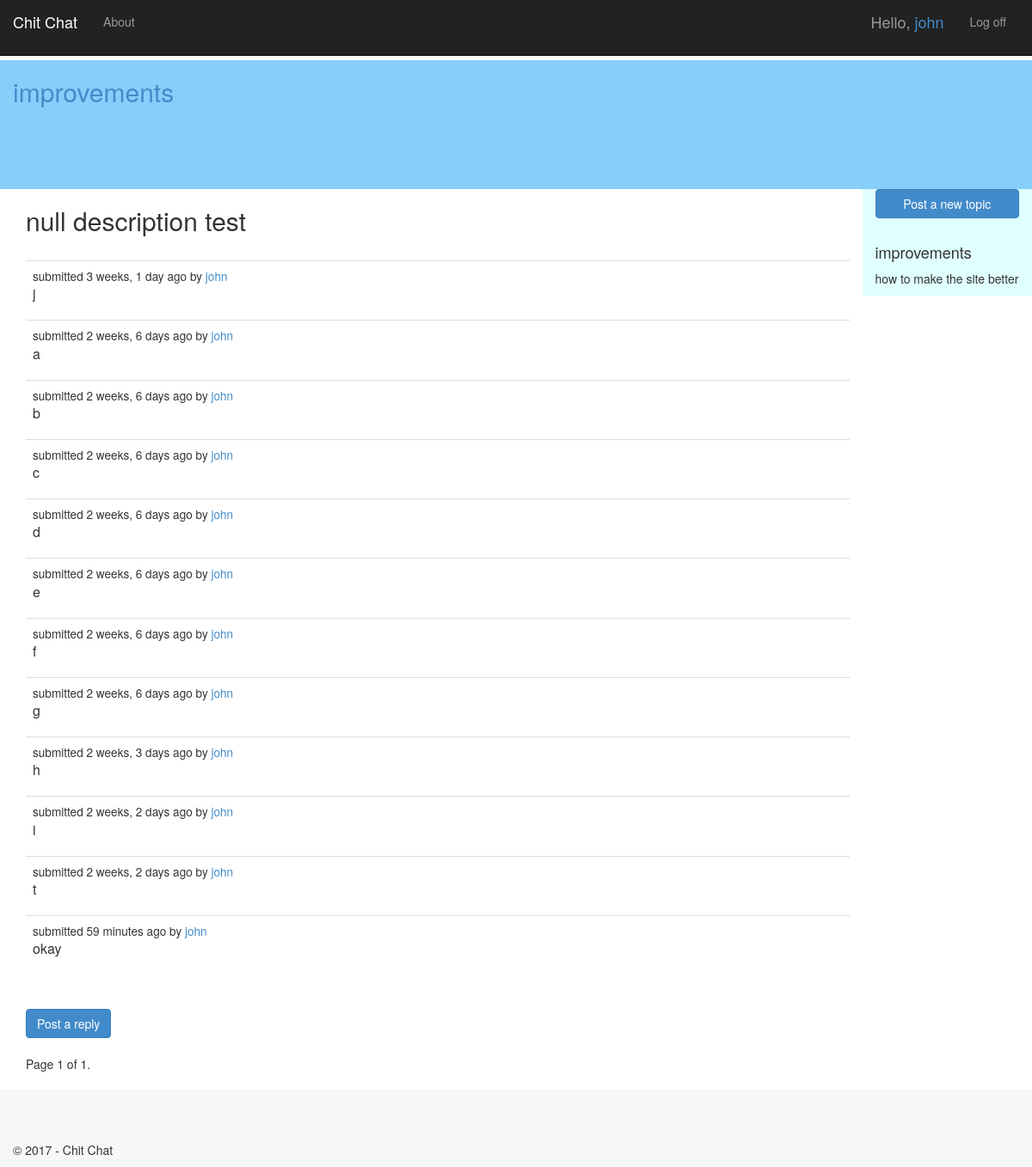
/14/ (signed in), run on the app's committed database.
### forum/models.py (models this page shows, shortened)
class Topic(models.Model):
    title = models.CharField(max_length=60)
    description = models.TextField(max_length=10000, blank=True)
    forum = models.ForeignKey(Forum)
    created = models.DateTimeField(auto_now=True)
    creator = models.ForeignKey(User, blank=True, null=True)
    updated = models.DateTimeField(auto_now=True)
    closed = models.BooleanField(blank=True, default=False)

class Forum(models.Model):
    slug = models.SlugField(unique=True, max_length=60)
    description = models.TextField(blank=True, default='')
    updated = models.DateTimeField(auto_now=True)
    created = models.DateTimeField(auto_now=True)
    creator = models.ForeignKey(User, blank=True, null=True)

class Post(models.Model):
    created = models.DateTimeField(auto_now_add=True)
    creator = models.ForeignKey(User, blank=True, null=True)
    updated = models.DateTimeField(auto_now=True)
    topic = models.ForeignKey(Topic)
    body = models.TextField(max_length=10000)
    user_ip = models.GenericIPAddressField(blank=True, null=True)
    def short(self):
        return u"%s\n%s" % (self.creator, self.created.strftime("%b %d, %I:%M %p"))
    short.allow_tags = True

### forum/views.py (the view)
# urls.py: url(r'^(?P<pk>\d+)/$', forum.views.topic_posts, name='topic-detail'),
def topic_posts(request, pk):
    context = get_base_context()
    posts = Post.objects.filter(topic__pk=pk).order_by('created')
    context['topic'] = Topic.objects.get(pk=pk)
    context['forum'] = context['topic'].forum
    context['posts'] = paginator_helper(request, posts)
    context['title'] = context['topic'].title + ' - ' + context['forum'].slug
    return render(request, 'forum/topic-details.html', context)

### forum/views.py (called while the page is built)
def get_base_context():
    return {'year': datetime.now().year}

def paginator_helper(request, model_list, page_items=25):
    paginator = Paginator(model_list, page_items)
    page = request.GET.get('page')
    try:
        model_list = paginator.page(page)
    except PageNotAnInteger:
        model_list = paginator.page(1)
    except EmptyPage:
        model_list = paginator.page(paginator.num_pages)
    return model_list

### forum/templates/forum/topic-details.html (shortened to what this page needs)
{% extends "app/layout.html" %}
{% block content %}
<div class="container" id="header-bottom">
    <h2><a href="{% url 'forum:forum-detail' slug=topic.forum.slug %}">{{ topic.forum.slug }}</a></h2>
    <br />
</div>
<div class="container" id="main-content">
    <div class="col-xs-12 col-sm-10">
        <h2>{{ topic.title }}</h2>
        <br />
        <table class="table table-hover">
            <tbody>
                {% for post in posts %}
                <tr>
                    <td>
                        <small>submitted {{ post.created|timesince }} ago by
                            <a href="{% url 'forum:user-posts' post.creator.get_username %}">{{ post.creator.get_username }}</a></small>
                        <p>{{ post.body }}</p>
                    </td>
                </tr>
                {% endfor %}
            </tbody>
        </table>
        <br />
        <a href="{% url 'forum:reply' topic.id %}" class="btn btn-primary" role="button">Post a reply</a>
        <br />
        <div class="pagination">
            <span class="page-links">
                <span class="page-current">
                    Page {{ posts.number }} of {{ posts.paginator.num_pages }}.
                </span>
            </span>
        </div>
    </div>
    {% include "forum/forum-sidebar.html" %}
</div>
    {% endblock %}

### app/templates/app/loginpartial.html (shortened to what this page needs)
{% if user.is_authenticated %}
<form id="logoutForm" action="/logout" method="post" class="navbar-right">
    <ul class="nav navbar-nav navbar-right">
        <li><span class="navbar-brand">Hello,
            <a href="{% url 'forum:user-posts' user.username %}">{{ user.username }}</a></span></li>
        <li><a href="javascript:document.getElementById('logoutForm').submit()">Log off</a></li>
    </ul>
</form>
{% else %}
<ul class="nav navbar-nav navbar-right">
    <li><a href="{% url 'login' %}">Log in</a></li>
    <li><a href="{% url 'signup' %}">Signup</a></li>
</ul>
{% endif %}

### forum/templates/forum/forum-sidebar.html
<div class="col-xs-12 col-sm-2" id="sidebar-main">
    <a href="{% url 'forum:new-topic' forum.slug %}" class="btn btn-primary btn-block" role="button">Post a new topic</a>
    <br />
    <h4>{{ forum.slug }}</h4>
    <p>{{ forum.description }}</p>
</div>

### app/static/app/content/site.css (style rules this page uses)
body { padding-top: 50px; }
#sidebar-main { background-color: #E0FFFF; }
.container { max-width: none; }
#header-bottom { background-color: #87CEFA; height: 150px; }
#main-content { padding-right: 0px; }

### data on the page
Topic: forum.slug "improvements", title "null description test"
Post: created "3 weeks, 1 day", creator.get_username "john", body "j"
Post: created "2 weeks, 6 days", creator.get_username "john", body "a"
Post: created "2 weeks, 6 days", creator.get_username "john", body "b"
Post: created "2 weeks, 6 days", creator.get_username "john", body "c"
Post: created "2 weeks, 6 days", creator.get_username "john", body "d"
Post: created "2 weeks, 6 days", creator.get_username "john", body "e"
Post: created "2 weeks, 6 days", creator.get_username "john", body "f"
Post: created "2 weeks, 6 days", creator.get_username "john", body "g"
Post: created "2 weeks, 3 days", creator.get_username "john", body "h"
Post: created "2 weeks, 2 days", creator.get_username "john", body "i"
Post: created "2 weeks, 2 days", creator.get_username "john", body "t"
Post: created "59 minutes", creator.get_username "john", body "okay"
Forum: slug "improvements", description "how to make the site better"

### other printed values
{{ user.username }} "john"
{{ posts.number }} "1"
{{ posts.paginator.num_pages }} "1"
